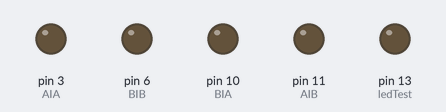
Bench run of a sketch on a simulated Arduino Uno, built with avr-gcc and run on an emulated ATmega328P. Parts: output pins drawn as LEDs (lit = HIGH).

Above: at 4.2 s.
At 18.87 s:
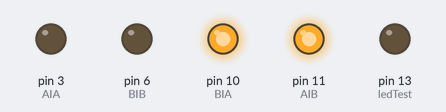
At 32.37 s:
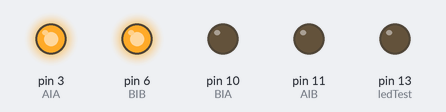
Timing chart, 0 to 34.1 s (numbered marks = the images above):
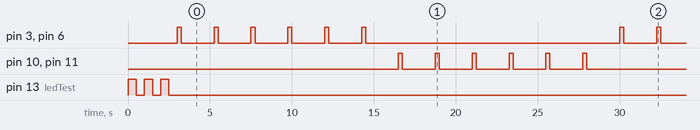

The sketch:

sketch_aug10a.ino
```cpp
//definir las constantes de salida

const int ledTest = 13;

//definir los motores
int AIA = 3;
int AIB = 11;
int BIA = 10;
int BIB = 6;

void setup()
{
 pinMode(ledTest, OUTPUT);

 pinMode(AIA, OUTPUT);
 pinMode(AIB, OUTPUT);
 pinMode(BIA, OUTPUT);
 pinMode(BIB, OUTPUT);

   //apago las salidas

 digitalWrite(ledTest, LOW);

 analogWrite(AIA, 0); //Siempre usar analogWrite para apagar los motores en el void setup()
 analogWrite(AIB, 0);
 analogWrite(BIA, 0);
 analogWrite(BIB, 0);

 //saludo inicial
 for(int l=0; l<=2; l++)
 {
  digitalWrite(ledTest, HIGH);
  delay(500);
  digitalWrite(ledTest, LOW);
  delay(500);
 }
}


void loop()
{
  for(int veces=0; veces<=5; veces++)
  {
    analogWrite(AIA, 255); //derecha
    analogWrite(AIB, 0);
    analogWrite(BIA, 0);
    analogWrite(BIB, 255);
    delay(250);
    analogWrite(AIA, 0);
    analogWrite(AIB, 0);
    analogWrite(BIA, 0);
    analogWrite(BIB, 0);
    delay(2000);
  }

    for(int vecesb=0; vecesb<=5; vecesb++)
  {
    analogWrite(AIA, 0); //izquierda
    analogWrite(AIB, 255);
    analogWrite(BIA, 255);
    analogWrite(BIB, 0);
    delay(250);
    analogWrite(AIA, 0);
    analogWrite(AIB, 0);
    analogWrite(BIA, 0);
    analogWrite(BIB, 0);
    delay(2000);
  }
}
```

Measured:
- by itself, pin 3 (AIA), pin 6 (BIB), pin 10 (BIA), pin 11 (AIB): repeats every 27.0 s: 5 × (LOW 2.0 s, HIGH 0.25 s), LOW 15.5 s, HIGH 0.25 s
- by itself, everything shown: repeats every 27.0 s, in 24 steps
